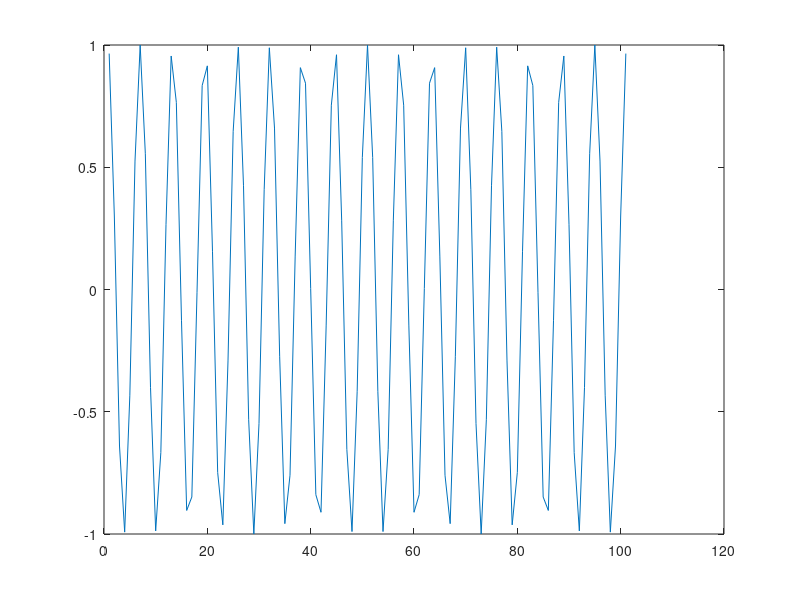

Recreate this plot in MATLAB.
% Octave Script
% Title           :Funciones Trascendentes: Trigonométricas, Logarítmicas y Exponenciales (Ejercicio8)
% Correo          :urbanoorlando79@gmail.com
% Description     :Script para graficar funciones y determinar que tipo de funcion es.
% Author          :Orlando Urbano Trejo (Lando)
% Date            :23_11_2021
% Version         :1
% Usage           :octave>path/Ejercicio8
%                 :Requiere aplicación octave, usar linea de comandos
%                 :https://octaveintro.readthedocs.io/en/latest/index.html

clear
disp ('Función8');
% Dominio de la función
x=-50:1:50
% Regla de correspondencia
fx = cos(x)
disp ('La función coseno es una funcion real');
disp ('El dominio de la función es (-∞, ∞)');
disp ('El rango de la función es de [-1,1]');
disp ('Los puntos donde f(x)=0 son los puntos (π/2 + 2πn,0), (3π/2 + 2πn,0) y (0,1)');
% Plotear función
plot (fx)
